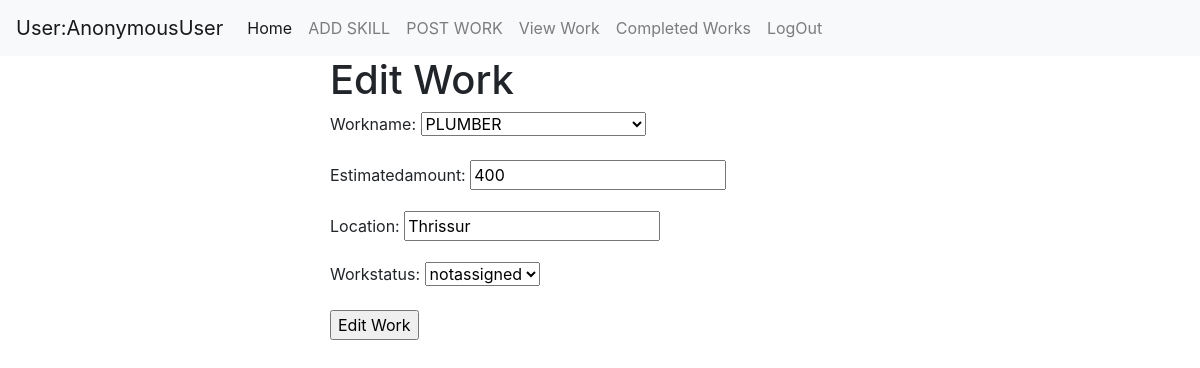
/homeuser/editwork/7, run on the app's committed database.
### Homeapp/models.py (models this page shows, shortened)
class addWork(models.Model):
    workname=models.ForeignKey(skill,on_delete=models.CASCADE)
    estimatedamount=models.IntegerField()
    location=models.CharField(max_length=120)
    user=models.CharField(max_length=120)
    choice=(
        ('notassigned','notassigned'),
        ('assigned','assigned'),
        ('completed','completed')
    )
    workstatus=models.CharField(max_length=50,choices=choice)

### Homeapp/views.py (the view, shortened to what this page needs)
# urls.py: path('editwork/<int:pk>',EditWork.as_view(),name="editwork"),
class EditWork(TemplateView):
    model=addWork
    form_class=AddWorkForm
    template_name = "Homeapp/edit_work.html"
    context={}
    def get(self, request, *args, **kwargs):
        id=kwargs.get("pk")
        qs=self.getQuery(id)
        form=AddWorkForm(instance=qs)
        self.context["form"]=form
        return render(request,self.template_name,self.context)
    def getQuery(self,id):
        return self.model.objects.get(id=id)

### Homeapp/forms.py
class AddWorkForm(ModelForm):
    class Meta:
        model=addWork
        fields="__all__"
        widgets={
            'user':forms.HiddenInput()
        }

### Homeapp/models.py (called while the page is built)
    def __str__(self):
        return self.skillname

### Homeapp/templates/Homeapp/edit_work.html (shortened to what this page needs)
<!DOCTYPE html>
{% extends "Homeapp/index.html" %}
{% block body_block %}
    <div class="col-6">
            <h1>Edit Work</h1>
                <form method="post">
                    {{form.as_p}}
                    <input type="submit" value="Edit Work">
                </form>
            </div>
        <div class="col">
        </div>
    </div>
</div>
{% endblock %}

### data on the page
addWork: workname "PLUMBER", estimatedamount "400", location "Thrissur", workstatus "notassigned"

### other printed values
{{ request.user }} "AnonymousUser"
